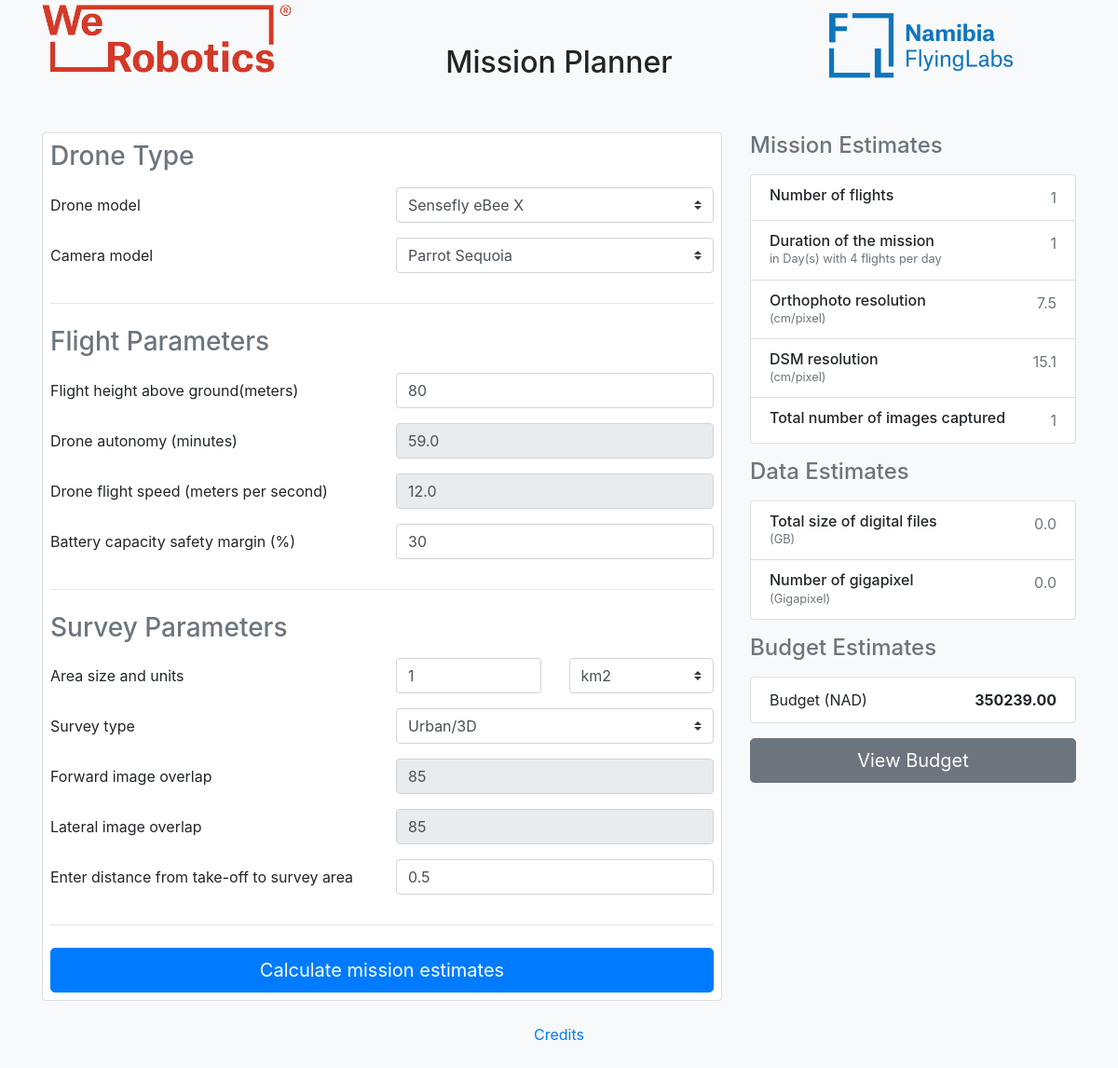
The page / on the database its author committed.
### planner/models.py (models this page shows, shortened)
class BudgetEstimate(models.Model):
    name = models.CharField(max_length=40)
    cost = models.DecimalField(max_digits=10, decimal_places=2)

class Drone(models.Model):
    name = models.CharField(max_length=30)
    cruiseSpeed = models.FloatField()
    flightTime = models.FloatField()
    pricing = models.IntegerField()
    comments = models.CharField(max_length=20,blank=True)

class SurveyType(models.Model):
    name = models.CharField(max_length=50)
    forward = models.IntegerField()
    lateral = models.IntegerField()

### planner/views.py (the view, shortened to what this page needs)
# urls.py: path('', views.index, name='index'),
def index(request):
    cameras = Camera.objects.all()
    drones = Drone.objects.all()
    surveys = SurveyType.objects.all()
    area_units = AreaSizeAndUnit.objects.all()
    try:
        camera_id = 15
        drone_id = 18
        survey_type_id = 1
        flight_height = 80
        bttry_capacity = 30
        size=1
        units='kilometres'
        area_size = 1
        distance_travelled_per_flight = 20988.14
        take_of_area_distance = 0.5
        select_survey = surveys.get(id=survey_type_id)
        select_drone = drones.get(id=drone_id)
        select_camera = cameras.get(id=camera_id)
        cal = Calculations(
            camera_id,
            survey_type_id,
            bttry_capacity,
            flight_height,
            take_of_area_distance,
            area_size,
            distance_travelled_per_flight,
            size,units,
            drone_id
        )
        planner_values = json.loads(cal.get_planner_display_values())
        cal = BudgetCalculations(1, 1)
        cal.set_defaults()
        budget_estimate = BudgetEstimate.objects.filter(name='Total')[0]
        print("Budget cost "+ str(budget_estimate.cost))
        return render(
            request,
            "planner/index.html",
            {
                "planner_values": planner_values,
                "cameras": cameras,
                "drones": drones,
                "surveys": surveys,
                "select_drone": select_drone,
                "select_survey": select_survey,
                "select_camera": select_camera,
                "budget_estimate": budget_estimate,
                "area_units": area_units
            },
        )
    except Exception as e:
        return HttpResponse(str(e))

### planner/helper.py (called while the page is built)
    def set_camera_details(self):
        selected_camera = Camera.objects.get(pk=self.camera_id)
        if(selected_camera):
            self.focal_length  = selected_camera.lensFocal
            self.lat_dimension_of_sensor_px = selected_camera.pixelw
            self.fwd_dimension_of_sensor_px = selected_camera.pixelh
            self.lat_dimension_of_sensor_mm = selected_camera.sensorw
            self.fwd_dimension_of_sensor_mm = selected_camera.sensorh
            self.image_size = selected_camera.imageSize

    def set_survey_type_details(self):
        selected_survey = SurveyType.objects.get(pk=self.survey_type_id)
        if(selected_survey):
            self.lateral_image_overlap = selected_survey.lateral
            self.forward_image_overlap = selected_survey.forward

    def get_focal_length(self):
        return self.focal_length/1000

    def get_focal_length_of_lens_mm(self):
        return self.get_focal_length() * 1000

    def get_d_two_f_lateral(self):
        return self.lat_dimension_of_sensor_mm/(2*self.get_focal_length_of_lens_mm())

    def get_d_two_f_forward(self):
        return self.fwd_dimension_of_sensor_mm/(2*self.get_focal_length_of_lens_mm())

    def get_radians_lateral(self):
        return 2*atan(self.get_d_two_f_lateral())

    def get_radians_forward(self):
        return 2*atan(self.get_d_two_f_forward())

    def get_image_ground_coverage_m_lateral(self):
        return (tan(self.get_radians_lateral()/2)* self.flight_height)*2

    def get_image_ground_coverage_m_forward(self):
        return (tan(self.get_radians_forward()/2)*self.flight_height)*2

    def get_pixel_ground_coverage_cm_lateral(self):
        return (self.get_image_ground_coverage_m_lateral()/self.lat_dimension_of_sensor_px)*100

    def get_image_spacing_lateral(self):
        return  (1-self.lateral_image_overlap/100)* self.get_image_ground_coverage_m_lateral()

    def get_image_spacing_forward(self):
        return  (1-self.forward_image_overlap/100)* self.get_image_ground_coverage_m_forward()

    def get_polygon(self):
        return sqrt(self.area_size)

    def get_line_spacing(self):
        return self.get_image_spacing_lateral()

    def get_num_of_lines(self):
        return ceil(self.get_polygon()/self.get_line_spacing())

    def get_turn_distance(self):
        return 3.14*0.5*sqrt(self.area_size)

    def get_line_distance(self):
        return (self.get_polygon()*self.get_polygon())/self.get_line_spacing()

### planner/templates/planner/index.html (shortened to what this page needs)
<html>
<head>
  <link rel="stylesheet" href="https://stackpath.bootstrapcdn.com/bootstrap/4.5.0/css/bootstrap.min.css">
</head>
<body class="bg-light">
  <div class="container">
    {% load static %}
    <img src="{% static "We_Robotics.png" %}" class="rounded float-left" alt="Left">
      <img src="{% static "namibia.png" %}" class="rounded float-right" alt="right">
    <div class="py-5 text-center">
      <h2>Mission Planner</h2>
    </div>
    <div class="row">
      <div class="col-md-4 order-md-2 mb-4">
        <h4 class="d-flex justify-content-between align-items-center mb-3">
          <span class="text-muted">Mission Estimates</span>
        </h4>
        <form action="{% url 'budget'%}" method="POST"> {% csrf_token %}
          <ul class="list-group mb-3">
          <li class="list-group-item d-flex justify-content-between lh-condensed">
            <div>
              <h6 class="my-0">Number of flights</h6>
            </div>
            <span class="text-muted" id="num_flights">{{ planner_values.num_of_flights }}</span>
          </li>
          <li class="list-group-item d-flex justify-content-between lh-condensed">
            <div>
              <h6 class="my-0">Duration of the mission </h6>
              <small class="text-muted">in Day(s) with 4 flights per day</small>
            </div>
            <span class="text-muted">{{ planner_values.duration_mission }}</span>
          </li>
          <li class="list-group-item d-flex justify-content-between lh-condensed">
            <div>
              <h6 class="my-0">Orthophoto resolution </h6>
              <small class="text-muted">(cm/pixel)</small>
            </div>
            <span class="text-muted">{{ planner_values.ortho_reso }}</span>
          </li>
          <li class="list-group-item d-flex justify-content-between lh-condensed">
            <div>
              <h6 class="my-0">DSM resolution</h6>
              <small class="text-muted">(cm/pixel)</small>
            </div>
            <span class="text-muted">{{ planner_values.dsm_reso }}</span>
          </li>
          <li class="list-group-item d-flex justify-content-between lh-condensed">
            <div>
              <h6 class="my-0">Total number of images captured</h6>
            </div>
            <span class="text-muted" >{{ planner_values.num_images_captured }}</span>
          </li>
        </ul>
        <h4 class="d-flex justify-content-between align-items-center mb-3">
          <span class="text-muted">Data Estimates</span>
        </h4>
        <ul class="list-group mb-3">
          <li class="list-group-item d-flex justify-content-between lh-condensed">
            <div>
              <h6 class="my-0">Total size of digital files </h6>
              <small class="text-muted">(GB)</small>
            </div>
            <span class="text-muted">{{ planner_values.total_digital_files }}</span>
          </li>
          <li class="list-group-item d-flex justify-content-between lh-condensed">
            <div>
              <h6 class="my-0">Number of gigapixel</h6>
              <small class="text-muted">(Gigapixel)</small>
            </div>
            <span class="text-muted">{{ planner_values.num_gigapixel }}</span>
          </li>
        </ul>
        <h4 class="d-flex justify-content-between align-items-center mb-3">
          <span class="text-muted">Budget Estimates</span>
        </h4>
        <ul class="list-group mb-3">
          <li class="list-group-item d-flex justify-content-between">
            <span>Budget (NAD)</span>
            <strong>{{ budget_estimate.cost }}</strong>
          </li>
        </ul>
            <button type="submit" class="btn btn-secondary btn-lg btn-block">View Budget</button>
       </form>
      </div>
      <div class="col-md-8 order-md-1">
        <form action="{% url 'index'%}" class="card p-2" method="POST"> {% csrf_token %}
          <h3 class="mb-3 text-muted">Drone Type</h3>
          <div class="form-group row">
            <label for="lastName" class="col-sm-6 col-form-label">Drone model</label>
            <div class="col-sm-6">
              <select name="drone" class="custom-select d-block w-100 form-control" onselect="get_drone_details()"
                id="drone">
                {% for el in drones %}
                {% if select_drone.id == el.id %}
                <option value={{el.id}} selected>{{el.name}}</option>
                {% endif %}
                {% endfor %}
              </select>
            </div>
          </div>
          <div class="form-group row">
            <label for="lastName" class="col-sm-6 col-form-label">Camera model</label>
            <div class="col-sm-6">
              <select name="camera" class="custom-select d-block w-100 form-control">
                {% for el in cameras %}
                {% if select_camera.id == el.id %}
                <option value={{el.id}} selected>{{el.camera_type}}</option>
                {% endif %}
                {% endfor %}
              </select>
            </div>
          </div>
          <hr class="mb-4">
          <h3 class="mb-3 text-muted">Flight Parameters</h3>
          <div class="form-group row">
            <label for="flight_height" class="col-sm-6 col-form-label">Flight height above ground(meters)</label>
            <div class="col-sm-6">
              <input type="number" class="form-control" name="flight_height" value="{{planner_values.flight_height}}"
                min="0" id="flight_height" required>
            </div>
          </div>
          <div class="form-group row">
            <label for="lastName" class="col-sm-6 col-form-label">Drone autonomy (minutes)</label>
            <div class="col-sm-6">
              <input type="number" class="form-control" min="0" disabled value="{{ select_drone.flightTime}}"
                id="flightTime">
            </div>
          </div>
          <div class="form-group row">
            <label for="lastName" class="col-sm-6 col-form-label">Drone flight speed (meters per second)</label>
            <div class="col-sm-6">
              <input type="number" class="form-control" min="0" disabled value="{{ select_drone.cruiseSpeed}}"
                id="cruiseSpeed">
            </div>
          </div>
          <div class="form-group row">
            <label for="lastName" class="col-sm-6 col-form-label">Battery capacity safety margin (%)</label>
            <div class="col-sm-6">
              <input type="number" class="form-control" min="0" name="battery_capacity" max="100"
                value="{{planner_values.battery_capacity}}" id="battery_capacity" required>
            </div>
          </div>
          <hr class="mb-4">
          <h3 class="mb-3 text-muted">Survey Parameters</h3>
          <div class="form-group row">
            <label for="lastName" class="col-sm-6 col-form-label">Area size and units</label>
            <div class="col-sm-3">
              <input type="number" class="form-control" name="area_size" min="0" value="{{planner_values.area_size}}" required>
            </div>
            <div class="col-sm-3">
              <select name="units" class="custom-select d-block w-100 form-control">
                {% for el in area_units %}
                {% if el.name == planner_values.units %}
                <option value="{{ el.name }}" selected>{{el.unit}}</option>
                {% endif %}
                {% endfor %}
              </select>
            </div>
          </div>
          <div class="form-group row">
            <label for="lastName" class="col-sm-6 col-form-label">Survey type</label>
            <div class="col-sm-6">
              <select name="survey_select" class="custom-select d-block w-100 form-control" id="survey_select">
                {% for el in surveys %}
                {% if select_survey.id == el.id %}
                <option value={{el.id}} selected>{{el.name}}</option>
                {% endif %}
                {% endfor %}
              </select>
            </div>
          </div>
          <div class="form-group row">
            <label for="lastName" class="col-sm-6 col-form-label">Forward image overlap</label>
            <div class="col-sm-6">
              <input type="number" class="form-control" name"forward" min="0" value="{{select_survey.forward}}"
                id="forward" disabled>
            </div>
          </div>
          <div class="form-group row">
            <label for="lastName" class="col-sm-6 col-form-label">Lateral image overlap</label>
            <div class="col-sm-6">
              <input type="number" class="form-control" name="lateral" min="0" value="{{select_survey.lateral}}"
                id="lateral" disabled>
            </div>
          </div>
          <div class="form-group row">
            <label for="lastName" class="col-sm-6 col-form-label">Enter distance from take-off to survey area</label>
            <div class="col-sm-6">
              <input type="number" step="0.1" class="form-control" name="take_of_area" value="{{planner_values.take_of_area}}"
                id="take_of_area" min="0.0" required>
            </div>
          </div>
          <hr class="mb-4">
          <button class="btn btn-primary btn-lg btn-block" type="submit">Calculate mission estimates</button>
        </form>
      </div>
    </div>
    <footer class="text-center py-2">
      <p><a href="/credit" >Credits</a></p>
      </footer>
  </div>
</body>

### rows shown on the page
BudgetEstimate: cost "350239.00"
Drone: flightTime "59.0", cruiseSpeed "12.0"
SurveyType: forward "85", lateral "85"

### other values the page prints
{{ planner_values.num_of_flights }} "1"
{{ planner_values.duration_mission }} "1"
{{ planner_values.ortho_reso }} "7.5"
{{ planner_values.dsm_reso }} "15.1"
{{ planner_values.num_images_captured }} "1"
{{ planner_values.total_digital_files }} "0.0"
{{ planner_values.num_gigapixel }} "0.0"
form field drone "Sensefly eBee X"
form field camera "Parrot Sequoia"
form field units "km2"
form field survey_select "Urban/3D"
